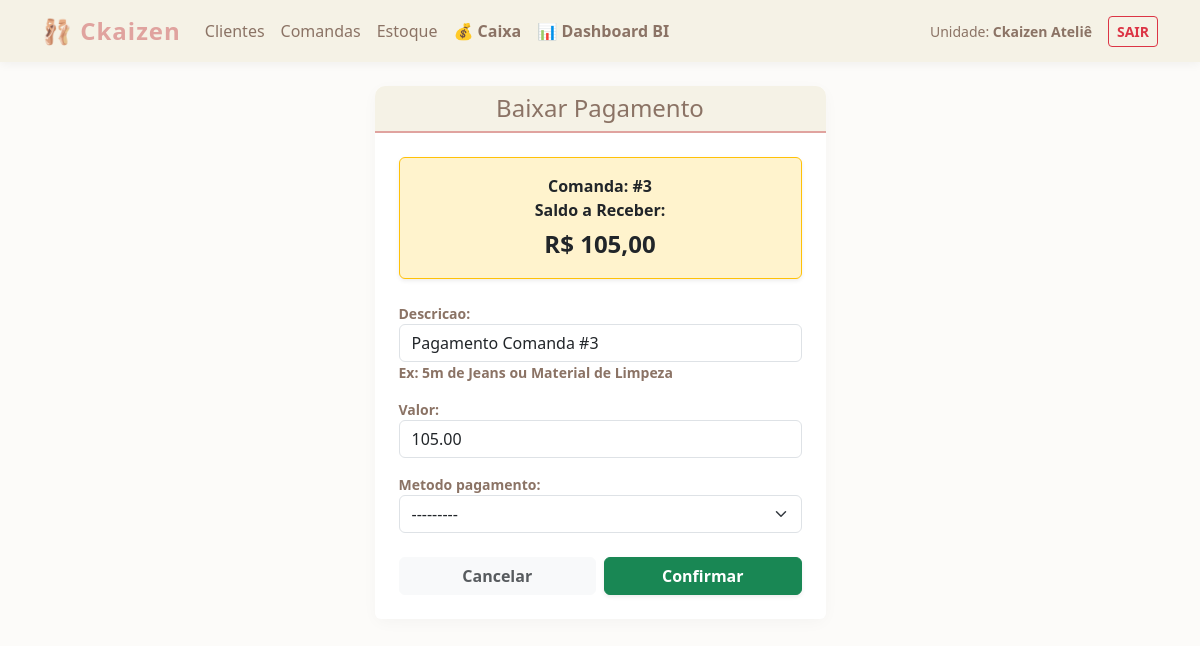
Screenshot of /financeiro/pagamento/3/ (signed in) with the database file from the repository.
### core/models.py (models this page shows, shortened)
class Usuario(AbstractUser):
    TIPO_USUARIO = (
        ('gerente', 'Gerente'),
        ('funcionario', 'Funcionario'),
    )
    email = models.EmailField('Endereço de e-mail', unique=True)
    empresa = models.ForeignKey(
        Empresa,
        on_delete=models.CASCADE,
        related_name='usuarios',
        null=True,
        blank=True
    )
    tipo = models.CharField(max_length=15, choices=TIPO_USUARIO, default='funcionario')
    telefone = models.CharField(max_length=15, blank=True, null=True)
    USERNAME_FIELD = 'email'
    REQUIRED_FIELDS = ['username']

class Empresa(models.Model):
    nome_fantasia = models.CharField(max_length=100)
    cnpj = models.CharField(max_length=18, unique=True, null=True, blank=True)
    data_cadastro = models.DateTimeField(auto_now_add=True)

### producao/models.py (models this page shows, shortened)
class Comanda(models.Model):
    STATUS_CHOICES = (
        ('recebido', 'Recebido'),
        ('em_analise', 'Em Análise'),
        ('em_costura', 'Em Costura'),
        ('ajuste_final', 'Ajuste Final'),
        ('pronto', 'Pronto'),
        ('entregue', 'Entregue'),
    )
    ORIGEM_CHOICES = (
        ('san_marino', 'San Marino'),
        ('nossa_escola', 'Nossa Escola'),
        ('colegio_torres', 'Colégio Torres'),
        ('indicacao', 'Indicação'),
        ('avulso', 'Avulso'),
        ('google', 'Google'),
        ('instagram', 'Instagram'),
    )
    empresa = models.ForeignKey(Empresa, on_delete=models.CASCADE)
    cliente = models.ForeignKey(Cliente, on_delete=models.PROTECT)
    status = models.CharField(max_length=20, choices=STATUS_CHOICES, default='recebido')
    origem = models.CharField(max_length=20, choices=ORIGEM_CHOICES, null=True, blank=True)
    data_entrada = models.DateTimeField(auto_now_add=True)
    data_entrega_prevista = models.DateField()
    data_entrega_real = models.DateField(null=True, blank=True)
    valor_total = models.DecimalField(max_digits=10, decimal_places=2, default=Decimal('0.00'))
    observacoes = models.TextField(blank=True, null=True)
    ativo = models.BooleanField(default=True)
    class Meta:
        verbose_name = "Comanda"
        verbose_name_plural = "Comandas"
        ordering = ['-data_entrada']
    @property
    def saldo_devedor(self):
        try:
            recebidos = self.pagamentos.filter(tipo='receita').aggregate(total=Sum('valor'))['total'] or Decimal('0.00')
            return self.valor_total - recebidos
        except AttributeError:
            return self.valor_total

### financeiro/views.py (the view)
# urls.py: path('pagamento/<int:comanda_id>/', views.registrar_pagamento, name='registrar_pagamento'),
@login_required
def registrar_pagamento(request, comanda_id):
    comanda = get_object_or_404(Comanda, id=comanda_id, empresa=request.user.empresa)
    if request.method == 'POST':
        form = PagamentoComandaForm(request.POST)
        if form.is_valid():
            transacao = form.save(commit=False)
            transacao.comanda = comanda
            transacao.empresa = request.user.empresa
            transacao.tipo = 'receita'
            transacao.categoria = 'venda' # Categoria automática para comandas
            transacao.save()
            return redirect('listar_comandas')
    else:
        form = PagamentoComandaForm(initial={
            'descricao': f'Pagamento Comanda #{comanda.id}',
            'valor': comanda.saldo_devedor
        })
    return render(request, 'financeiro/pagamento_form.html', {
        'form': form,
        'comanda': comanda
    })

### financeiro/forms.py
class PagamentoComandaForm(forms.ModelForm):
    class Meta:
        model = Transacao
        fields = ['descricao', 'valor', 'metodo_pagamento']
        widgets = {
            'descricao': forms.TextInput(attrs={'class': 'form-control'}),
            'valor': forms.NumberInput(attrs={'class': 'form-control', 'step': '0.01'}),
            'metodo_pagamento': forms.Select(attrs={'class': 'form-select'}),
        }

### financeiro/templates/financeiro/pagamento_form.html (shortened to what this page needs)
{% extends 'base.html' %}
{% block content %}
<div class="row justify-content-center">
    <div class="col-md-6 col-lg-5">
        <div class="card shadow-sm border-0">
            <div class="card-header card-header-ckaizen text-center">
                <h4 class="mb-0">Baixar Pagamento</h4>
            </div>
            <div class="card-body bg-white rounded-bottom p-4">
                <div class="alert alert-warning text-center border-warning fw-bold text-dark shadow-sm">
                    Comanda: #{{ comanda.id }} <br>
                    Saldo a Receber: <span class="fs-4 d-block mt-1">R$ {{ comanda.saldo_devedor }}</span>
                </div>
                <form method="post" class="mt-4">
                    <div class="text-ckaizen fw-bold small">
                        {{ form.as_p }}
                    </div>
                    <div class="d-flex gap-2 mt-4">
                        <a href="{% url 'listar_comandas' %}" class="btn btn-light w-50 fw-bold text-muted">Cancelar</a>
                        <button type="submit" class="btn btn-success w-50 fw-bold shadow-sm">Confirmar</button>
                    </div>
                </form>
            </div>
        </div>
    </div>
</div>
{% endblock %}

### core/templates/base.html (shortened to what this page needs)
<!DOCTYPE html>
<html lang="pt-br">
<head>
    <link href="https://cdn.jsdelivr.net/npm/bootstrap@5.3.0/dist/css/bootstrap.min.css" rel="stylesheet">
</head>
<body>
    <nav class="navbar navbar-expand-lg navbar-light mb-4">
        <div class="container">
            <a class="navbar-brand fw-bold" href="{% url 'listar_comandas' %}">🩰 Ckaizen</a>
            <div class="collapse navbar-collapse" id="navbarNav">
                <ul class="navbar-nav me-auto">
                    <li class="nav-item"><a class="nav-link" href="{% url 'listar_clientes' %}">Clientes</a></li>
                    <li class="nav-item"><a class="nav-link" href="{% url 'listar_comandas' %}">Comandas</a></li>
                    <li class="nav-item"><a class="nav-link" href="{% url 'listar_estoque' %}">Estoque</a></li>
                    <li class="nav-item"><a class="nav-link fw-semibold text-success" href="{% url 'listar_transacoes' %}">💰 Caixa</a></li>
                    {% if user.tipo == 'gerente' or user.is_superuser %}
                    <li class="nav-item"><a class="nav-link fw-bold text-warning" href="{% url 'dashboard_financeiro' %}">📊 Dashboard BI</a></li>
                    {% endif %}
                </ul>
                <div class="navbar-nav align-items-center">
                    <span class="me-3 small text-ckaizen">Unidade: <strong>{{ user.empresa.nome_fantasia }}</strong></span>
                    <form action="{% url 'logout' %}" method="post" class="d-inline">
                        <button type="submit" class="btn btn-sm btn-outline-danger text-uppercase fw-bold">Sair</button>
                    </form>
                </div>
            </div>
        </div>
    </nav>
    <div class="container">
        {% block content %}{% endblock %}
    </div>
</body>
</html>

### core/templates/base.html (style rules this page uses)
:root { --ckaizen-pink: #E0A39F; --ckaizen-pink-hover: #c98e8a; --ckaizen-brown: #8B7365; --ckaizen-cream: #F5F2E6; --ckaizen-bg: #fcfbf9; --ckaizen-danger: #dc3545; }
body { background-color: var(--ckaizen-bg); font-family: 'Segoe UI', Tahoma, Geneva, Verdana, sans-serif; color: var(--ckaizen-brown); }
.navbar { background-color: var(--ckaizen-cream) !important; box-shadow: 0 2px 10px rgba(0,0,0,0.05); }
.navbar-brand { color: var(--ckaizen-pink) !important; font-size: 1.5rem; letter-spacing: 1px; }
.nav-link { color: var(--ckaizen-brown) !important; font-weight: 500; }
.text-ckaizen { color: var(--ckaizen-brown) !important; }
.card { border: none; border-radius: 10px; box-shadow: 0 4px 15px rgba(0,0,0,0.03) !important; }
.card-header-ckaizen { background-color: var(--ckaizen-cream); color: var(--ckaizen-brown); border-bottom: 2px solid var(--ckaizen-pink); font-weight: bold; border-radius: 10px 10px 0 0 !important; }

### rows the page displays
Usuario: empresa.nome_fantasia "Ckaizen Ateliê"
Comanda: id "3", saldo_devedor "105,00"
